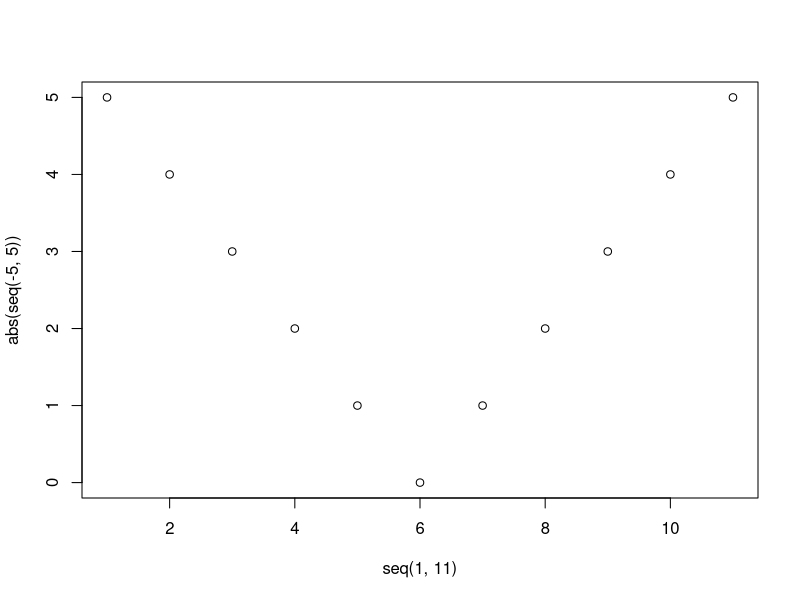

Reproduce this figure in R.
## ---- chunk 1
knitr::opts_chunk$set(echo = TRUE)
## ---- chunk 2

n_subj <- 20 
n_trial <- 100 
n_cond <- 4

plot(seq(1,11), abs(seq(-5,5)))
